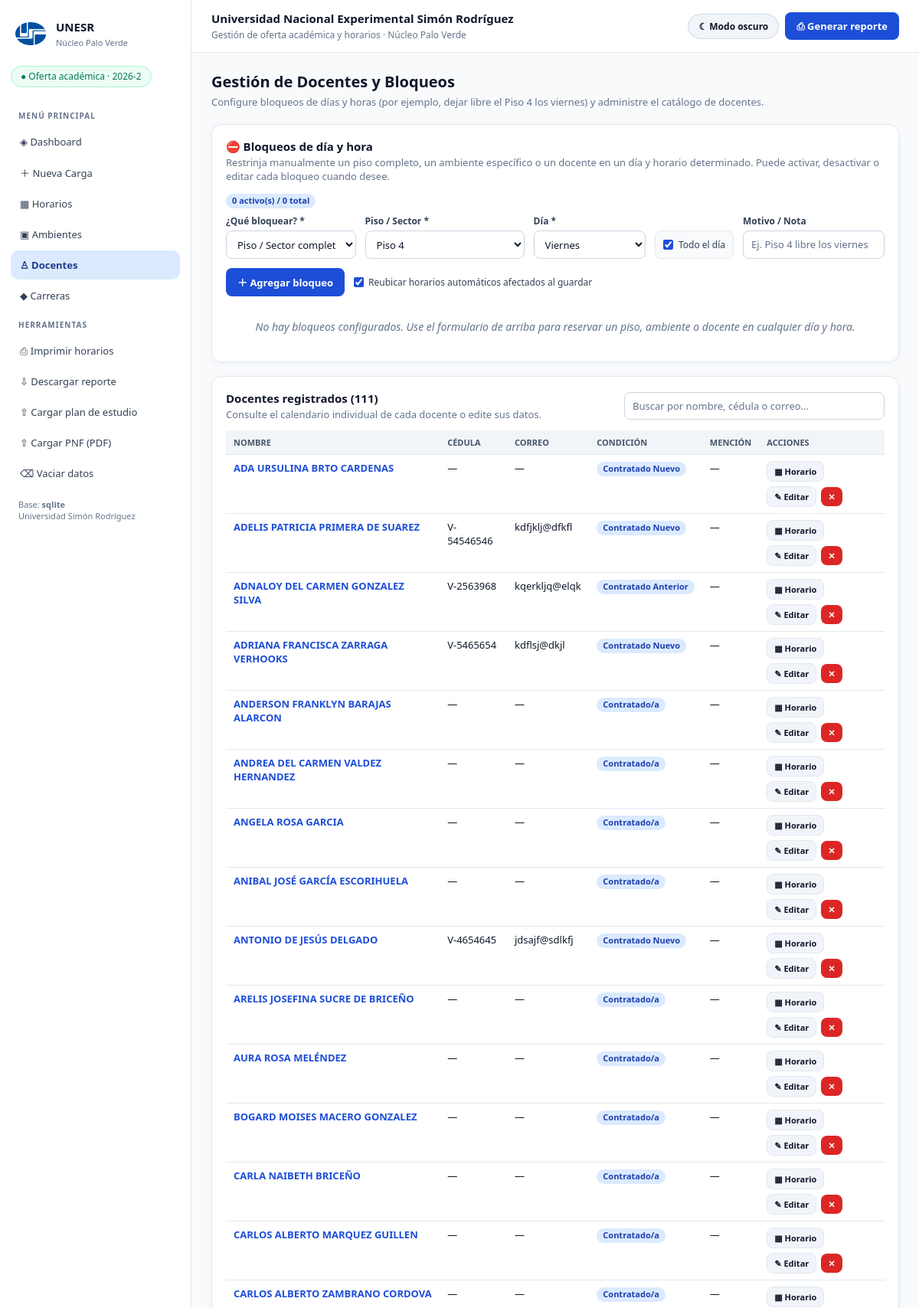
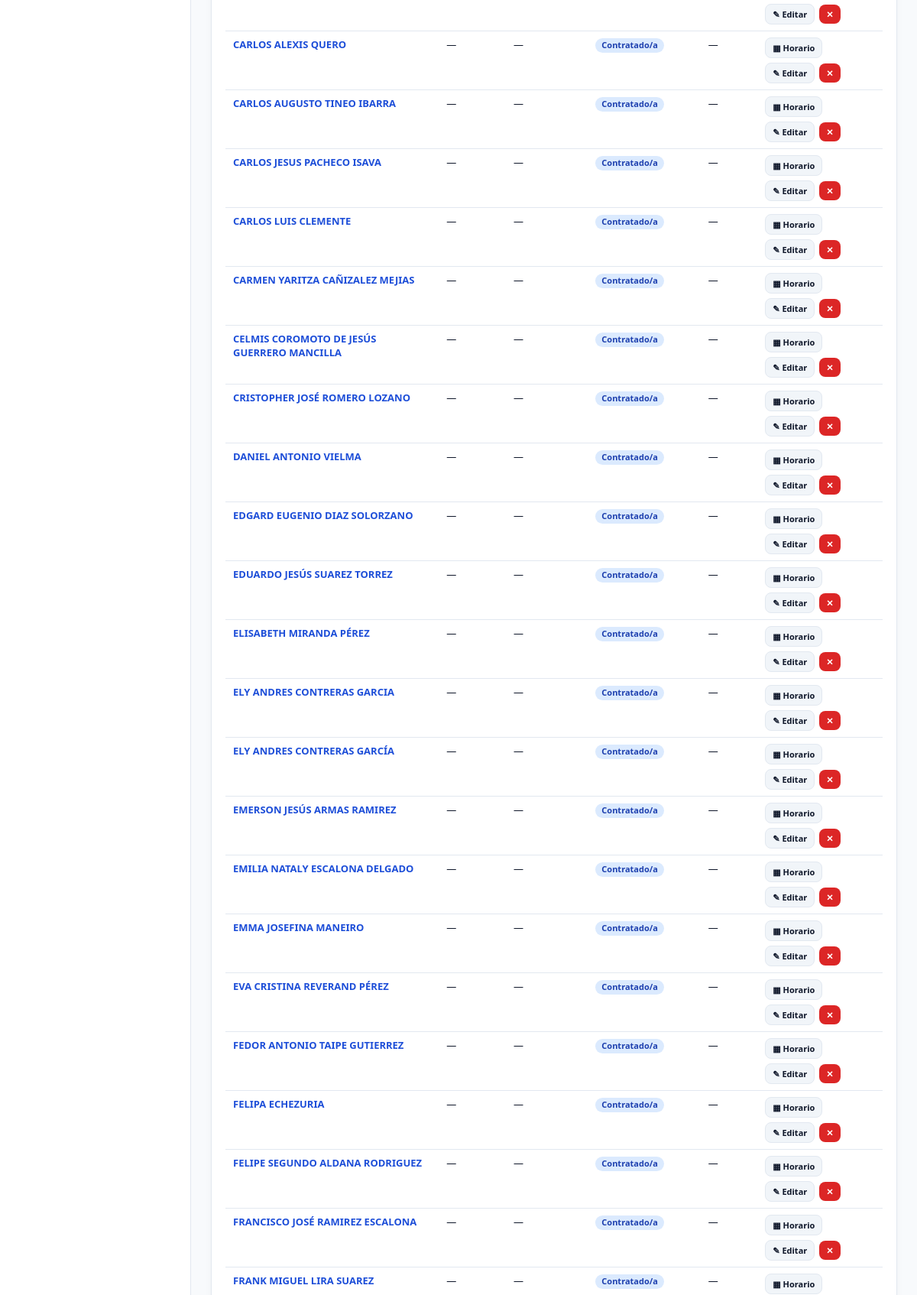
Page /docentes (upper part) on the committed database (2 pictures, top to bottom).
### tables this page shows
CREATE TABLE profesores (
        id INTEGER PRIMARY KEY AUTOINCREMENT,
        nombre TEXT NOT NULL UNIQUE,
        cedula TEXT DEFAULT '',
        email TEXT DEFAULT ''
    , condicion TEXT DEFAULT 'Contratado/a', mencion TEXT DEFAULT '');

### app/web.py (the view, shortened to what this page needs)
@app.route("/docentes", methods=["GET", "POST"])
def docentes():
    profesores = queries.profesores()
    condiciones = sorted(
        set(constantes.CONDICIONES_DOCENTE)
        | {(p["condicion"] or "").strip() for p in profesores if (p["condicion"] or "").strip()},
        key=lambda s: (s.casefold(), s))
    sectores_disponibles = [s for s, _ in db.SECTORES_AMBIENTE]
    return render_template(
        "docentes.html",
        profesores=profesores,
        condiciones=condiciones,
        bloqueos=queries.obtener_bloqueos(solo_activos=False),
        sectores=sectores_disponibles,
        ambientes=queries.salones(),
        franjas=queries.obtener_franjas_sistema(),
        dias=db.DIAS_ORDEN,
    )

### app/db.py (called while the page is built)
def _env() -> Dict[str, str]:
    rutas = [ROOT / ".env"]
    if EMPACETADO:
        rutas += [Path(sys.executable).resolve().parent / ".env",
                  base_escritura / ".env"]
    result: Dict[str, str] = {}
    for path in rutas:
        if not path.exists():
            continue
        for line in path.read_text(encoding="utf-8").splitlines():
            line = line.strip()
            if line and not line.startswith("#") and "=" in line:
                k, v = line.split("=", 1)
                result[k.strip()] = v.strip().strip('"').strip("'")
    return result

def configuracion() -> Dict[str, str]:
    cfg = _env()
    for key in ("SUPABASE_URL", "SUPABASE_KEY", "DB_BACKEND", "DATABASE_PATH", "FLASK_SECRET_KEY"):
        if os.environ.get(key):
            cfg[key] = os.environ[key]
    return cfg

def backend_activo() -> str:
    cfg = configuracion()
    mode = cfg.get("DB_BACKEND", "auto").lower()
    if mode == "sqlite":
        return "sqlite"
    if cfg.get("SUPABASE_URL") and cfg.get("SUPABASE_KEY"):
        return "supabase" if mode in ("auto", "supabase") else "sqlite"
    return "sqlite"

def _sqlite_conn() -> sqlite3.Connection:
    conn = sqlite3.connect(DB_PATH, timeout=30, check_same_thread=False)
    conn.row_factory = sqlite3.Row
    conn.execute("PRAGMA foreign_keys=ON")
    conn.execute("PRAGMA journal_mode=WAL")
    return conn

def _sqlite_query(sql: str, params: Sequence = ()) -> List[Dict]:
    conn = _sqlite_conn()
    try:
        return [dict(r) for r in conn.execute(sql, tuple(params)).fetchall()]
    finally:
        conn.close()

def _sqlite_executescript(sql: str) -> None:
    conn = _sqlite_conn()
    try:
        conn.executescript(sql)
        conn.commit()
    finally:
        conn.close()

def query(sql: str, params: Sequence = ()) -> List[Dict[str, Any]]:
    if backend_activo() == "sqlite":
        return _sqlite_query(sql, params)
    try:
        return _rest_query(sql, params)
    except DatabaseError:
        conn = _supabase_mem_conn()
        return [dict(r) for r in conn.execute(sql, tuple(params)).fetchall()]

def get_config(clave: str, default: str = "") -> str:
    try:
        rows = query("SELECT valor FROM configuracion WHERE clave = ? LIMIT 1", (str(clave),))
        if rows and rows[0].get("valor") is not None:
            return str(rows[0]["valor"])
    except Exception:
        pass
    return default

### app/web.py (called while the page is built, shortened)
@app.before_request
def _init():
    global _auto_reparado_en_arranque
    db.init_db()

### app/templates/docentes.html (shortened to what this page needs)
{% extends "base.html" %}{% block content %}
<h2>Gestión de Docentes y Bloqueos</h2>
<p class="sub">Configure bloqueos de días y horas (por ejemplo, dejar libre el Piso 4 los viernes) y administre el catálogo de docentes.</p>
<section class="card" id="bloqueos">
  <div class="vista-head" style="margin-bottom:8px">
    <div>
      <h3 style="margin-bottom:2px">⛔ Bloqueos de día y hora</h3>
      <p class="sub" style="margin:0">Restrinja manualmente un piso completo, un ambiente específico o un docente en un día y horario determinado. Puede activar, desactivar o editar cada bloqueo cuando desee.</p>
    </div>
    <span class="badge {% if bloqueos|selectattr('activo')|list %}warn{% endif %}">
      {{ bloqueos|selectattr('activo')|list|length }} activo(s) / {{ bloqueos|length }} total
    </span>
  </div>
  <form method="post" action="/bloqueos/guardar" id="form-nuevo-bloqueo">
    <div class="blq-grid">
      <div class="campo">
        <label for="blq-tipo">¿Qué bloquear? *</label>
        <select id="blq-tipo" name="tipo" onchange="cambiarTipoBloqueo('nuevo')">
          <option value="piso" selected>Piso / Sector completo</option>
        </select>
      </div>
      <div class="campo" id="nuevo-wrap-piso">
        <label for="blq-piso">Piso / Sector *</label>
        <select id="blq-piso" name="objetivo_piso">
          {% for sec in sectores %}
            <option value="{{ sec }}" {% if sec=='Piso 4' %}selected{% endif %}>{{ sec }}</option>
          {% endfor %}
        </select>
      </div>
      <div class="campo">
        <label for="blq-dia">Día *</label>
        <select id="blq-dia" name="dia" required>
          {% for d in dias %}
            <option value="{{ d }}" {% if d=='Viernes' %}selected{% endif %}>{{ d }}</option>
          {% endfor %}
        </select>
      </div>
      <label class="chk-inline" title="Bloquear el día completo de principio a fin">
        <input type="checkbox" id="blq-todo-dia" name="todo_el_dia" value="1" checked onchange="toggleHorasBloqueo('nuevo')">
        Todo el día
      </label>
      <div class="campo">
        <label for="blq-motivo">Motivo / Nota</label>
        <input id="blq-motivo" name="motivo" type="text" placeholder="Ej. Piso 4 libre los viernes">
      </div>
    </div>
    <div class="row" style="margin-bottom:0;align-items:center">
      <button type="submit" class="btn btn-primary">＋ Agregar bloqueo</button>
      <label class="chk" title="Mueve automáticamente cualquier clase asignada en esa franja hacia otro ambiente libre">
        <input type="checkbox" name="reasignar_auto" value="1" checked>
        Reubicar horarios automáticos afectados al guardar
      </label>
    </div>
  </form>
  {% if bloqueos %}
  <div style="overflow-x:auto;margin-top:16px">
    <table>
      <thead>
        <tr>
          <th>Estado</th>
          <th>Tipo</th>
          <th>Bloqueado</th>
          <th>Día y horario</th>
          <th>Motivo</th>
          <th>Acciones</th>
        </tr>
      </thead>
      <tbody>
      {% for b in bloqueos %}
        <tr class="{% if not b.activo %}blq-inactivo{% endif %}">
          <td>
            {% if b.activo %}
              <span class="badge ok">● Activo</span>
            {% else %}
              <span class="badge warn">○ Desactivado</span>
            {% endif %}
          </td>
          <td>
            {% if b.tipo == 'piso' %}Piso / Sector
            {% elif b.tipo == 'ambiente' %}Ambiente
            {% elif b.tipo == 'docente' %}Docente
            {% else %}General{% endif %}
          </td>
          <td><b>{{ b.objetivo }}</b></td>
          <td>
            <b>{{ b.dia }}</b> ·
            {% if b.todo_el_dia %}Todo el día{% else %}{{ b.hora_inicio }}–{{ b.hora_fin }}{% endif %}
          </td>
          <td>{{ b.motivo or '—' }}</td>
          <td>
            <div class="blq-acciones">
              <form method="post" action="/bloqueos/{{ b.id }}/alternar">
                <button type="submit" class="btn {% if b.activo %}btn-warn{% else %}btn-success{% endif %}">
                  {% if b.activo %}Desactivar{% else %}Activar{% endif %}
                </button>
              </form>
              <button type="button" class="btn btn-light"
                data-id="{{ b.id }}"
                data-tipo="{{ b.tipo }}"
                data-objetivo="{{ b.objetivo }}"
                data-dia="{{ b.dia }}"
                data-todo="{{ '1' if b.todo_el_dia else '' }}"
                data-ini="{{ b.hora_inicio }}"
                data-fin="{{ b.hora_fin }}"
                data-motivo="{{ b.motivo or '' }}"
                data-activo="{{ '1' if b.activo else '' }}"
                onclick="abrirEditarBloqueo(this)">✎ Editar</button>
              <form method="post" action="/bloqueos/{{ b.id }}/eliminar"
                onsubmit="return confirm('¿Eliminar definitivamente este bloqueo?')">
                <button type="submit" class="btn btn-danger">✕</button>
              </form>
            </div>
          </td>
        </tr>
      {% endfor %}
      </tbody>
    </table>
  </div>
  {% else %}
    <p class="empty" style="margin-top:12px;padding-bottom:4px">No hay bloqueos configurados. Use el formulario de arriba para reservar un piso, ambiente o docente en cualquier día y hora.</p>
  {% endif %}
</section>
<section class="card">
  <div class="doc-head">
    <div>
      <h3 style="margin-bottom:2px">Docentes registrados ({{ profesores|length }})</h3>
      <p class="sub" style="margin:0">Consulte el calendario individual de cada docente o edite sus datos.</p>
    </div>
    <input type="search" id="filtro-docentes" class="doc-search" placeholder="Buscar por nombre, cédula o correo…" aria-label="Buscar docentes">
  </div>
  {% if profesores %}
  <div style="overflow-x:auto">
    <table id="tabla-docentes">
      <thead>
        <tr>
          <th>Nombre</th>
          <th>Cédula</th>
          <th>Correo</th>
          <th>Condición</th>
          <th>Mención</th>
          <th>Acciones</th>
        </tr>
      </thead>
      <tbody>
      {% for p in profesores %}
        <tr data-texto="{{ (p.nombre ~ ' ' ~ (p.cedula or '') ~ ' ' ~ (p.email or '') ~ ' ' ~ (p.condicion or ''))|lower }}">
          <td><a href="/docente/{{ p.id }}"><b>{{ p.nombre }}</b></a></td>
          <td>{{ p.cedula or '—' }}</td>
          <td>{{ p.email or '—' }}</td>
          <td><span class="badge">{{ p.condicion or 'Contratado/a' }}</span></td>
          <td>{{ p.mencion or '—' }}</td>
          <td>
            <div class="blq-acciones">
              <a class="btn btn-light" href="/docente/{{ p.id }}">▦ Horario</a>
              <button type="button" class="btn btn-light"
                data-id="{{ p.id }}"
                data-nombre="{{ p.nombre }}"
                data-cedula="{{ p.cedula or '' }}"
                data-email="{{ p.email or '' }}"
                data-condicion="{{ p.condicion or '' }}"
                data-mencion="{{ p.mencion or '' }}"
                onclick="abrirEditarDocente(this)">✎ Editar</button>
              <form method="post" action="/docentes"
                onsubmit="return confirm('¿Eliminar al docente {{ p.nombre }}? También se retirarán sus asignaciones de horario.')">
                <button type="submit" class="btn btn-danger">✕</button>
              </form>
            </div>
          </td>
        </tr>
      {% endfor %}
      </tbody>
    </table>
  </div>
  {% else %}
    <p class="empty">Aún no hay docentes registrados.</p>
  {% endif %}
</section>
{% endblock %}

### app/templates/base.html (style rules this page uses)
:root { --primary:#1d4ed8;--primary-hover:#1e40af;--primary-soft:#dbeafe;--primary-soft-text:#1e3a8a; --dark:#0f172a;--text:#0f172a;--text-soft:#334155;--accent:#6d28d9; --bg:#f8fafc;--surface:#ffffff;--surface-2:#f1f5f9;--surface-3:#f8fafc; --border:#e2e8f0;--border-strong:#cbd5e1;--muted:#64748b;--ok:#059669; --shadow:0 2px 8px rgba(15,23,42,.04); --table-head:#f1f5f9;--table-head-text:#475569;--table-sub:#e2e8f0; --badge-bg:#dbeafe;--badge-text:#1e40af; --badge-ok-bg:#dcfce7;--badge-ok-text:#166534; --badge-warn-bg:#fef3c7;--badge-warn-text:#92400e; --badge-bad-bg:#fee2e2;--badge-bad-text:#991b1b; --clase-bg:#eff6ff;--clase-text:#1e3a8a;--clase-sub:#475569; --dia-bg:#e3f2fd;--dia-text:#0d47a1; --pill-bg:#ecfdf5;--pill-border:#a7f3d0;--pill-text:#047857; --pensum-bg:#fffbeb;--pensum-border:#fde68a;--pensum-text:#92400e; --conf-bg:#fef2f2;--conf-border:#fecaca;--conf-text:#991b1b;--conf-sub:#7f1d1d;--conf-row:#fff7f7; --btn-light-bg:#f1f5f9;--btn-light-hover:#e2e8f0;--btn-light-text:#0f172a; }
* { box-sizing:border-box }
body { margin:0;background:var(--bg);color:var(--text);font-family:'Segoe UI',system-ui,sans-serif;font-size:14px;transition:background .2s,color .2s }
a { color:var(--primary);text-decoration:none }
h2 { font-size:20px;margin:0 0 4px;color:var(--dark) }
h3 { font-size:15px;margin:0 0 10px;color:var(--dark) }
.sub { color:var(--muted);margin:0 0 20px;font-size:13px }
.card { background:var(--surface);border:1px solid var(--border);border-radius:13px;padding:18px;margin-bottom:18px;box-shadow:var(--shadow) }
.row { display:flex;gap:12px;flex-wrap:wrap;align-items:flex-end;margin-bottom:14px }
label { display:block;font-size:12px;font-weight:600;margin-bottom:4px;color:var(--text-soft) }
input,select,textarea { border:1px solid var(--border-strong);border-radius:8px;padding:8px 10px;font:inherit;font-size:13px;background:var(--surface);color:var(--dark) }
input::placeholder,textarea::placeholder { color:var(--muted) }
input[type=checkbox] { width:auto;flex:0 0 auto;margin:0;padding:0;border:0;border-radius:3px;accent-color:var(--primary) }
label.chk,.chk { display:inline-flex;align-items:center;gap:6px;margin:0;font-weight:400;font-size:12px;white-space:nowrap;cursor:pointer;color:var(--text-soft) }
.btn { border:0;border-radius:8px;padding:9px 15px;font:inherit;font-size:13px;font-weight:600;cursor:pointer;display:inline-flex;gap:7px;align-items:center;transition:background .15s,border-color .15s }
.btn-primary { background:var(--primary);color:#fff }
.btn-danger { background:#dc2626;color:#fff }
.btn-light { background:var(--btn-light-bg);color:var(--btn-light-text);border:1px solid var(--border) }
table { width:100%;border-collapse:collapse;font-size:13px }
th,td { padding:8px 10px;border-bottom:1px solid var(--border);text-align:left;vertical-align:top }
th { background:var(--table-head);font-size:11px;text-transform:uppercase;color:var(--table-head-text) }
.badge { display:inline-block;vertical-align:middle;max-width:100%;background:var(--badge-bg);color:var(--badge-text);border-radius:99px;padding:2px 8px;font-size:11px;font-weight:600;line-height:1.35;white-space:nowrap;overflow:hidden;text-overflow:ellipsis }
.empty { color:var(--muted);font-style:italic;padding:18px;text-align:center }
.campo { display:flex;flex-direction:column;gap:4px;min-width:0 }
.campo>label,.campo>.etiqueta { font-size:12px;font-weight:600;color:var(--text-soft);margin:0 }
.campo input,.campo select { width:100%;font-weight:400;font-size:13px;color:var(--dark);height:37px }
.chk-inline { display:inline-flex;align-items:center;gap:7px;height:37px;padding:0 10px;border:1px solid var(--border);border-radius:8px;background:var(--surface-3);font-size:12px;font-weight:500;color:var(--text-soft);white-space:nowrap;cursor:pointer;margin:0 }
.vista-head { display:flex;justify-content:space-between;gap:14px;align-items:flex-start;flex-wrap:wrap;margin-bottom:14px }

### app/templates/docentes.html (style rules this page uses)
.blq-grid { display:grid;grid-template-columns:1.1fr 1.35fr .95fr auto 1.2fr;gap:12px;align-items:end;margin-bottom:12px }
.blq-acciones { display:inline-flex;gap:6px;flex-wrap:wrap;align-items:center }
.blq-acciones form { margin:0 }
.blq-acciones .btn { padding:5px 9px;font-size:11px }
.doc-head { display:flex;justify-content:space-between;align-items:center;gap:12px;flex-wrap:wrap;margin-bottom:12px }
.doc-search { min-width:240px;max-width:340px;flex:1 }

### rows in the picture
profesores: nombre "ADA URSULINA BRTO CARDENAS", cedula "—", email "—", condicion "Contratado Nuevo", mencion "—"
profesores: nombre "ADELIS PATRICIA PRIMERA DE SUAREZ", cedula "V-54546546", email "kdfjklj@dfkfl", condicion "Contratado Nuevo", mencion "—"
profesores: nombre "ADNALOY DEL CARMEN GONZALEZ SILVA", cedula "V-2563968", email "kqerkljq@elqk", condicion "Contratado Anterior", mencion "—"
profesores: nombre "ADRIANA FRANCISCA ZARRAGA VERHOOKS", cedula "V-5465654", email "kdflsj@dkjl", condicion "Contratado Nuevo", mencion "—"
profesores: nombre "ANDERSON FRANKLYN BARAJAS ALARCON", cedula "—", email "—", condicion "Contratado/a", mencion "—"
profesores: nombre "ANDREA DEL CARMEN VALDEZ HERNANDEZ", cedula "—", email "—", condicion "Contratado/a", mencion "—"
profesores: nombre "ANGELA ROSA GARCIA", cedula "—", email "—", condicion "Contratado/a", mencion "—"
profesores: nombre "ANIBAL JOSÉ GARCÍA ESCORIHUELA", cedula "—", email "—", condicion "Contratado/a", mencion "—"
profesores: nombre "ANTONIO DE JESÚS DELGADO", cedula "V-4654645", email "jdsajf@sdlkfj", condicion "Contratado Nuevo", mencion "—"
profesores: nombre "ARELIS JOSEFINA SUCRE DE BRICEÑO", cedula "—", email "—", condicion "Contratado/a", mencion "—"
profesores: nombre "AURA ROSA MELÉNDEZ", cedula "—", email "—", condicion "Contratado/a", mencion "—"
profesores: nombre "BOGARD MOISES MACERO GONZALEZ", cedula "—", email "—", condicion "Contratado/a", mencion "—"
profesores: nombre "CARLA NAIBETH BRICEÑO", cedula "—", email "—", condicion "Contratado/a", mencion "—"
profesores: nombre "CARLOS ALBERTO MARQUEZ GUILLEN", cedula "—", email "—", condicion "Contratado/a", mencion "—"
profesores: nombre "CARLOS ALBERTO ZAMBRANO CORDOVA", cedula "—", email "—", condicion "Contratado/a", mencion "—"
profesores: nombre "CARLOS ALEXIS QUERO", cedula "—", email "—", condicion "Contratado/a", mencion "—"
profesores: nombre "CARLOS AUGUSTO TINEO IBARRA", cedula "—", email "—", condicion "Contratado/a", mencion "—"
profesores: nombre "CARLOS JESUS PACHECO ISAVA", cedula "—", email "—", condicion "Contratado/a", mencion "—"
profesores: nombre "CARLOS LUIS CLEMENTE", cedula "—", email "—", condicion "Contratado/a", mencion "—"
profesores: nombre "CARMEN YARITZA CAÑIZALEZ MEJIAS", cedula "—", email "—", condicion "Contratado/a", mencion "—"
profesores: nombre "CELMIS COROMOTO DE JESÚS GUERRERO MANCILLA", cedula "—", email "—", condicion "Contratado/a", mencion "—"
profesores: nombre "CRISTOPHER JOSÉ ROMERO LOZANO", cedula "—", email "—", condicion "Contratado/a", mencion "—"
profesores: nombre "DANIEL ANTONIO VIELMA", cedula "—", email "—", condicion "Contratado/a", mencion "—"
profesores: nombre "EDGARD EUGENIO DIAZ SOLORZANO", cedula "—", email "—", condicion "Contratado/a", mencion "—"
profesores: nombre "EDUARDO JESÚS SUAREZ TORREZ", cedula "—", email "—", condicion "Contratado/a", mencion "—"
profesores: nombre "ELISABETH MIRANDA PÉREZ", cedula "—", email "—", condicion "Contratado/a", mencion "—"
profesores: nombre "ELY ANDRES CONTRERAS GARCIA", cedula "—", email "—", condicion "Contratado/a", mencion "—"
profesores: nombre "ELY ANDRES CONTRERAS GARCÍA", cedula "—", email "—", condicion "Contratado/a", mencion "—"
profesores: nombre "EMERSON JESÚS ARMAS RAMIREZ", cedula "—", email "—", condicion "Contratado/a", mencion "—"
profesores: nombre "EMILIA NATALY ESCALONA DELGADO", cedula "—", email "—", condicion "Contratado/a", mencion "—"
profesores: nombre "EMMA JOSEFINA MANEIRO", cedula "—", email "—", condicion "Contratado/a", mencion "—"
profesores: nombre "EVA CRISTINA REVERAND PÉREZ", cedula "—", email "—", condicion "Contratado/a", mencion "—"
profesores: nombre "FEDOR ANTONIO TAIPE GUTIERREZ", cedula "—", email "—", condicion "Contratado/a", mencion "—"
profesores: nombre "FELIPA ECHEZURIA", cedula "—", email "—", condicion "Contratado/a", mencion "—"
profesores: nombre "FELIPE SEGUNDO ALDANA RODRIGUEZ", cedula "—", email "—", condicion "Contratado/a", mencion "—"
profesores: nombre "FRANCISCO JOSÉ RAMIREZ ESCALONA", cedula "—", email "—", condicion "Contratado/a", mencion "—"
profesores: nombre "FRANK MIGUEL LIRA SUAREZ", cedula "—", email "—", condicion "Contratado/a", mencion "—"

### other values in the picture
{{ backend }} "sqlite"
{{ bloqueos|selectattr('activo')|list|length }} "0"
{{ bloqueos|length }} "0"
{{ profesores|length }} "111"
form field objetivo_piso "Piso 4"
form field dia "Viernes"
